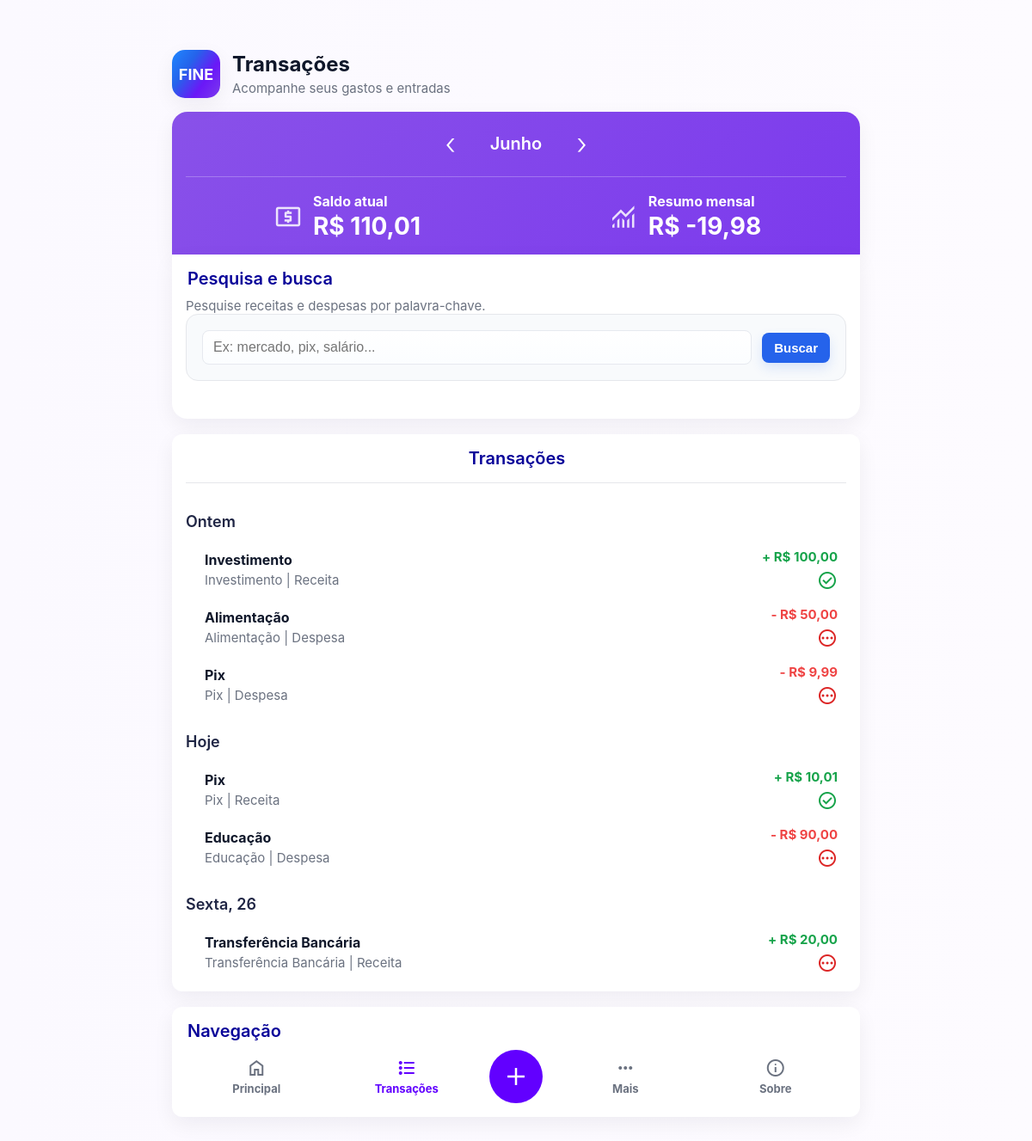
The page /fine/transacoes/listar (signed in) on the database its author committed.
### models/categorias/categorias_model.py (models this page shows, shortened)
class Categoria(db.Model):
    id = db.Column(db.Integer, primary_key=True)
    nome = db.Column(db.String(100), nullable=False)
    descricao = db.Column(db.String(200), nullable=True)
    tipo = db.Column(db.String(20), nullable=False)
    padrao = db.Column(db.Boolean, default=False, nullable=False)
    cor = db.Column(db.String(7), nullable=False, default="#585858")
    usuario_id = db.Column(db.Integer, db.ForeignKey("usuario.id"), nullable=False)
    usuario = db.relationship("Usuario", backref="categorias")

### models/receitas/receitas_model.py (models this page shows, shortened)
class Receita(db.Model):
    id = db.Column(db.Integer, primary_key=True)
    valor = db.Column(db.Float, nullable=False)
    descricao = db.Column(db.String(200), nullable=True)
    data = db.Column(db.Date, nullable=False)
    recebido = db.Column(db.Boolean, default=False, nullable=False)
    categoria_id = db.Column(db.Integer, db.ForeignKey("categoria.id"), nullable=False)
    categoria = db.relationship("Categoria", backref="receitas")
    usuario_id = db.Column(db.Integer, db.ForeignKey("usuario.id"), nullable=False)
    usuario = db.relationship("Usuario", backref="receitas")

### models/despesas/despesas_model.py (models this page shows, shortened)
class Despesa(db.Model):
    id = db.Column(db.Integer, primary_key=True)
    valor = db.Column(db.Float, nullable=False)
    descricao = db.Column(db.String(200), nullable=False)
    data = db.Column(db.Date, nullable=False)
    pago = db.Column(db.Boolean, default=False, nullable=False)
    categoria_id = db.Column(db.Integer, db.ForeignKey("categoria.id"), nullable=False)
    categoria = db.relationship("Categoria", backref="despesas")
    usuario_id = db.Column(db.Integer, db.ForeignKey("usuario.id"), nullable=False)
    usuario = db.relationship("Usuario", backref="despesas")

### controllers/transacoes/transacoes_controller.py (the view, shortened to what this page needs)
def listar_transacoes():
    if "usuario_id" not in session:
        return redirect(url_for("login"))
    usuario_id = session["usuario_id"]
    busca = request.args.get("busca", "").strip()
    mes = request.args.get("mes", type=int)
    ano = request.args.get("ano", type=int)
    hoje = datetime.today()
    if not mes:
        mes = hoje.month
    if not ano:
        ano = hoje.year
    receitas = Receita.query.filter_by(usuario_id=usuario_id).filter(
        db.extract("month", Receita.data) == mes,
        db.extract("year", Receita.data) == ano
    ).all()
    despesas = Despesa.query.filter_by(usuario_id=usuario_id).filter(
        db.extract("month", Despesa.data) == mes,
        db.extract("year", Despesa.data) == ano
    ).all()
    transacoes = []
    for receita in receitas:
        transacoes.append({
            "id": receita.id,
            "tipo": "receita",
            "categoria": receita.categoria.nome,
            "descricao": receita.descricao,
            "valor": receita.valor,
            "data": receita.data,
            "status": "Recebido" if receita.recebido else "Não recebido"
        })
    for despesa in despesas:
        transacoes.append({
            "id": despesa.id,
            "tipo": "despesa",
            "categoria": despesa.categoria.nome,
            "descricao": despesa.descricao,
            "valor": despesa.valor,
            "data": despesa.data,
            "status": "Pago" if despesa.pago else "Pendente"
        })
    transacoes = sorted(transacoes, key=lambda item: item["data"])
    transacoes_por_dia = {}
    for transacao in transacoes:
        titulo_dia = formatar_dia(transacao["data"])
        if titulo_dia not in transacoes_por_dia:
            transacoes_por_dia[titulo_dia] = []
        transacoes_por_dia[titulo_dia].append(transacao)
    meses = {
        1: "Janeiro",
        2: "Fevereiro",
        3: "Março",
        4: "Abril",
        5: "Maio",
        6: "Junho",
        7: "Julho",
        8: "Agosto",
        9: "Setembro",
        10: "Outubro",
        11: "Novembro",
        12: "Dezembro"
    }
    mes_anterior = mes - 1
    ano_anterior = ano
    if mes_anterior == 0:
        mes_anterior = 12
        ano_anterior -= 1
    mes_proximo = mes + 1
    ano_proximo = ano
    if mes_proximo == 13:
        mes_proximo = 1
        ano_proximo += 1
    total_receitas = sum(r.valor for r in receitas)
    total_despesas = sum(d.valor for d in despesas)
    total_recebido = sum(r.valor for r in receitas if r.recebido)
    total_pago = sum(d.valor for d in despesas if d.pago)
    saldo_atual = total_recebido - total_pago
    resumo_mensal = total_receitas - total_despesas
    return render_template("transacoes/form-listar-transacoes.html", context={
        "transacoes_por_dia": transacoes_por_dia,
        "nome_mes": meses[mes],
        "mes": mes,
        "ano": ano,
        "mes_anterior": mes_anterior,
        "ano_anterior": ano_anterior,
        "mes_proximo": mes_proximo,
        "ano_proximo": ano_proximo,
        "total_receitas": total_receitas,
        "total_despesas": total_despesas,
        "saldo_atual": saldo_atual,
        "resumo_mensal": resumo_mensal,
        "busca": busca
    })

### controllers/transacoes/transacoes_controller.py (called while the page is built)
def formatar_dia(data):
    hoje = datetime.today().date()
    ontem = hoje.replace(day=hoje.day - 1) if hoje.day > 1 else None
    dias_semana = {
        0: "Segunda",
        1: "Terça",
        2: "Quarta",
        3: "Quinta",
        4: "Sexta",
        5: "Sábado",
        6: "Domingo"
    }
    if data == hoje:
        return "Hoje"
    if ontem and data == ontem:
        return "Ontem"
    return f"{dias_semana[data.weekday()]}, {data.day:02d}"

### templates/transacoes/form-listar-transacoes.html (shortened to what this page needs)
{% extends 'layouts/base.html' %}
{% block page_header %}
<header>
    {% include 'partials/logo.html' %}
    <div>
        <h1>Transações</h1>
        <p class="lead">Acompanhe seus gastos e entradas</p>
    </div>
</header>
{% endblock %}
{% block content %}
<section class="card summary-card transacao-summary summary-card-top">
    <div class="month-nav">
        <a href="{{ url_for('listar_transacoes', mes=context.mes_anterior, ano=context.ano_anterior) }}" class="month-arrow">‹</a>
        <h2>{{ context.nome_mes }}</h2>
        <a href="{{ url_for('listar_transacoes', mes=context.mes_proximo, ano=context.ano_proximo) }}" class="month-arrow">›</a>
    </div>
    <div class="summary-row">
        <div class="summary-box">
            <span class="material-symbols-outlined lista">local_atm</span>
            <div>
                <strong>Saldo atual</strong>
                <div class="summary-value">
                    R$ {{ "%.2f"|format(context.saldo_atual)|replace(".", ",") }}
                </div>
            </div>
        </div>
        <div class="summary-box">
            <span class="material-symbols-outlined lista">monitoring</span>
            <div>
                <strong>Resumo mensal</strong>
                <div class="summary-value">
                    R$ {{ "%.2f"|format(context.resumo_mensal)|replace(".", ",") }}
                </div>
            </div>
        </div>
    </div>
</section>
<section class="card summary-card-bottom">
    <h2>Pesquisa e busca</h2>
    <div class="meta">Pesquise receitas e despesas por palavra-chave.</div>
    <section class="filter-panel">
        <form action="{{ url_for('listar_transacoes') }}" method="GET" class="filter-box">
            <div class="form-row">
                <input
                    type="text"
                    id="busca"
                    name="busca"
                    placeholder="Ex: mercado, pix, salário..."
                    value="{{ context.busca if context and context.busca else '' }}"
                >
                <button class="btn" type="submit">Buscar</button>
            </div>
        </form>
    </section>
</section>
<section class="card">
    <h2 style="text-align:center">Transações</h2>
    <hr class="section-divider">
    {% if context and context.transacoes_por_dia %}
        <div class="list">
            {% for dia, transacoes in context.transacoes_por_dia.items() %}
                <h2 class="day-title">{{ dia }}</h2>
                {% for transacao in transacoes %}
                    <a class="expense-item"
                    href="{% if transacao.tipo == 'receita' %}{{ url_for('editar_receita', id=transacao.id) }}{% else %}{{ url_for('editar_despesa', id=transacao.id) }}{% endif %}"
                    style="text-decoration:none;color:inherit">
                        <div class="expense-left">
                            <div class="expense-info">
                                <strong>
                                    {{ transacao.categoria }}
                                </strong>
                                <div class="meta">
                                    {% if transacao.descricao %}
                                        {{ transacao.descricao }}
                                    {% else %}
                                        {{ transacao.categoria }}
                                    {% endif %}
                                    |
                                    {{ transacao.tipo|capitalize }}
                                </div>
                            </div>
                        </div>
                        <div class="expense-right">
                            {% if transacao.tipo == "receita" %}
                                <div class="meta receita-value" style="font-weight:700">
                                    + R$ {{ "%.2f"|format(transacao.valor)|replace(".", ",") }}
                                </div>
                            {% else %}
                                <div class="meta" style="color:#ef4444;font-weight:700">
                                    - R$ {{ "%.2f"|format(transacao.valor)|replace(".", ",") }}
                                </div>
                            {% endif %}
                            {% if transacao.status in ["Recebido", "Pago"] %}
                                <div class="expense-status paid">
                                    <span class="material-symbols-outlined">
                                    </span>
                                </div>
                            {% else %}
                                <div class="expense-status pending">
                                    <span class="material-symbols-outlined">
                                    </span>
                                </div>
                            {% endif %}
                        </div>
                    </a>
                {% endfor %}
            {% endfor %}
        </div>
    {% else %}
        <div class="empty-state">
            <span class="material-symbols-outlined">receipt_long</span>
            <strong>Ops! Você não possui transações registradas nesse mês.</strong>
            <div class="meta">Crie receitas ou despesas para visualizar suas movimentações.</div>
        </div>
    {% endif %}
</section>
{% endblock %}
{% block navigation %}
<section class="card">
    <h2>Navegação</h2>
    <div class="bottom-menu">
        <a class="menu-item" href="{{ url_for('home') }}">
            <span class="material-symbols-outlined">home</span>
            <strong>Principal</strong>
        </a>
        <a class="menu-item  active" href="{{ url_for('listar_transacoes') }}">
            <span class="material-symbols-outlined">format_list_bulleted</span>
            <strong>Transações</strong>
        </a>
        <div class="menu-add-wrapper">
            <button type="button" class="menu-add active-transacao" id="menu-add-button">
                <span class="material-symbols-outlined">add</span>
            </button>
        </div>
        {% include "partials/navigation-right.html" %}
    </div>
</section>
{% endblock %}

### static/css/style.css (style rules this page uses)
:root { --bg:#fdfbff; --card:#ffffff; --muted:#6b7280; --accent:#2563eb; --navegation:#686868; --primary:#639fff; --success:#16a34a; --error:#dc2626; --glass:rgba(255,255,255,0.6); --shadow:0 8px 24px rgba(15,23,42,0.06); font-family:Inter, system-ui, -apple-system, "Segoe UI", Roboto, Arial; }
html,body { min-height:100dvh;height:100%;margin:0;background:linear-gradient(90deg,#fbf9ff,var(--bg));color:#0f172a;font-size:16px }
header { display:flex;align-items:center;gap:14px;margin-bottom:16px }
h1 { font-size:24px;margin:0 }
h2 { margin:0 0 10px;font-size:20px;color:#080399;padding-left:2px;font-weight:600 }
p.lead { margin:4px 0 0;color:var(--muted);font-size:15px }
.card { background:var(--card);border-radius:12px;padding:16px;box-shadow:var(--shadow);margin-bottom:18px }
.form-row { display:flex;gap:12px;align-items:center }
input[type="text"] { flex:1;padding:10px 12px;border-radius:8px;border:1px solid #e6e9ef;background:linear-gradient(180deg,#fff,#fbfdff);font-size:16px;outline:none }
button { cursor:pointer }
.btn { background:var(--accent);color:#fff;padding:9px 14px;border-radius:8px;border:none;cursor:pointer;font-weight:600;font-size:15px;box-shadow:0 6px 14px rgba(37,99,235,0.14);transition:all .2s ease }
.list { display:flex;flex-direction:column;gap:8px }
.meta { font-size:15px;color:var(--muted) }
.material-symbols-outlined { font-size:20px; }
.section-divider { border:0;height:1px;background:#e5e7eb;margin:16px 0; }
.month-nav { display:flex;align-items:center;justify-content:center;gap:40px;margin-bottom:18px }
.month-nav h2 { margin:0;padding:0 }
.month-arrow { text-decoration:none;color:var(--accent);font-size:34px;font-weight:300 }
.summary-row { display:grid;grid-template-columns:1fr 1fr;gap:18px;border-top:1px solid #e6e9ef;padding-top:18px }
.summary-box { display:flex;align-items:center;justify-content:center;gap:12px }
.summary-box .material-symbols-outlined { font-size:34px;color:var(--muted) }
.summary-box strong { color:var(--muted);font-size:16px }
.summary-value { font-size:28px;font-weight:700;color:var(--error);margin-top:2px }
.summary-card.transacao-summary { background:linear-gradient(135deg,#8951e9,#7c3aed);color:#fff; }
.summary-card .month-nav h2,.summary-card .month-arrow,.summary-card .summary-box strong,.summary-card .summary-value { color:#fff !important; }
.summary-card .summary-row { border-top:1px solid rgba(255,255,255,.25); }
.summary-card-top { margin-bottom:0;border-radius:18px 18px 0 0; }
.summary-card-bottom { margin-top:0;border-radius:0 0 18px 18px; }
.material-symbols-outlined.lista { color:#ffffffd7; }
.filter-panel { margin-bottom:28px;padding:18px;background:#f8fafc;border:1px solid #e5e7eb;border-radius:14px; }
.bottom-menu { display:grid;grid-template-columns:1fr 1fr 70px 1fr 1fr;align-items:center;gap:10px }
.menu-item { text-decoration:none;color:var(--muted);display:flex;flex-direction:column;align-items:center;gap:4px;font-size:13px }
.menu-item.active { color:#6200ff }
.menu-add.active-transacao { background-color:#6200ff }
.menu-add { width:62px;height:62px;border-radius:50%;background:#dc2626;color:#fff;display:flex;align-items:center;justify-content:center;text-decoration:none;margin:auto }
.menu-add .material-symbols-outlined { font-size:34px }
.menu-add-wrapper { position:relative; }
.menu-add-wrapper button { border:none; }
.receita-value,.receita-text { color:#16a34a !important; }
.expense-item { display:flex;justify-content:space-between;align-items:center;padding: 5px 10px 5px; background-color: #fff; border-radius:8px; }
.expense-left { display:flex;align-items:center;gap:12px; }
.expense-info { display:flex;flex-direction:column;gap:4px; }
.expense-right { display:flex;flex-direction:column;align-items:flex-end;gap:6px; }
.expense-status { display:flex;align-items:center;gap:4px;font-size:14px; }
.expense-status.paid { color:#16a34a; }
.expense-status.pending { color:#dc2626; }
.day-title { margin:18px 0 8px;padding-left:0;color:#1f2544;font-size:18px; }

### rows shown on the page
Receita: valor "100,00"
Despesa: valor "50,00"
Despesa: valor "9,99"
Receita: valor "10,01"
Despesa: valor "90,00"
Receita: valor "20,00"

### other values the page prints
{{ context.nome_mes }} "Junho"
{{ "%.2f"|format(context.saldo_atual)|replace(".", ",") }} "110,01"
{{ "%.2f"|format(context.resumo_mensal)|replace(".", ",") }} "-19,98"
{{ dia }} "Ontem" "Hoje" "Sexta, 26"
{{ transacao.tipo|capitalize }} "Receita" "Despesa" "Despesa" "Receita" "Despesa" "Receita"
